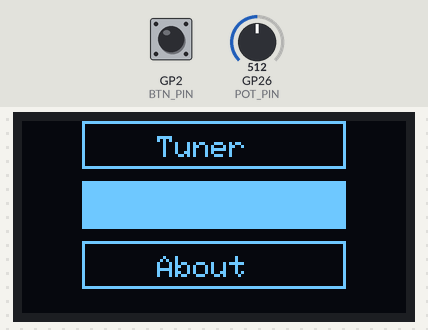
A program run on a simulated Raspberry Pi Pico. On the bench: 128×64 one-colour display. The test bench sets the inputs (shaded band); at power-on: GP2 (BTN_PIN) HIGH, GP26 (POT_PIN) = 512. Storage starts empty; what the program prints to the serial monitor is not drawn.

Above: at 2.5 s.
2.6 s: GP2 (BTN_PIN) pulled LOW for 0.15 s
At 3.5 s:
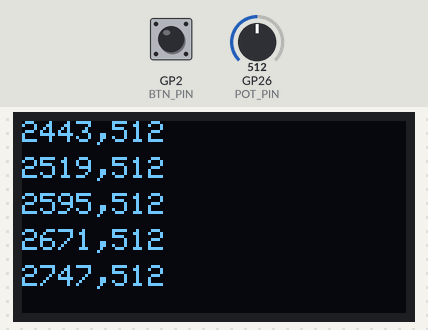
4.2 s: GP2 (BTN_PIN) pulled LOW for 1 s
At 5.3 s:
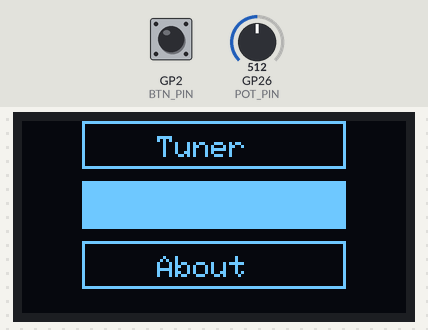
6.7 s: GP26 (POT_PIN) set to 670
9.7 s: GP26 (POT_PIN) set to 699
At 10.3 s:
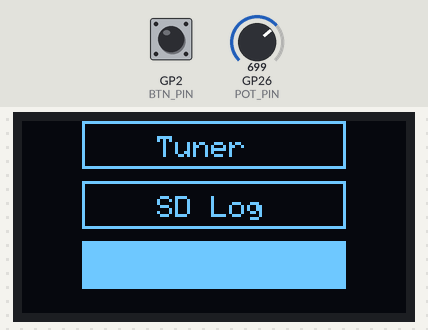
11.2 s: GP2 (BTN_PIN) pulled LOW for 0.15 s
At 12.5 s:
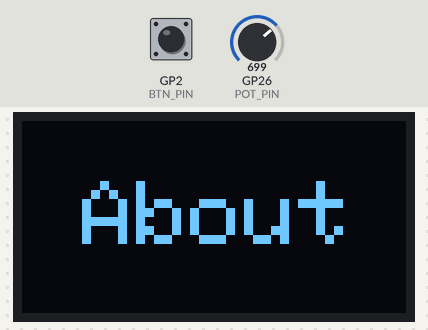
12.8 s: GP2 (BTN_PIN) pulled LOW for 3.2 s
At 13.9 s:
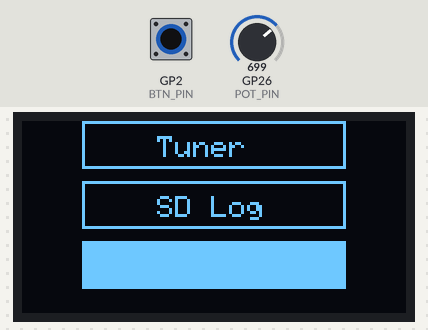
Timing chart, 0 to 15.8 s (numbered marks = the images above; inputs shaded):
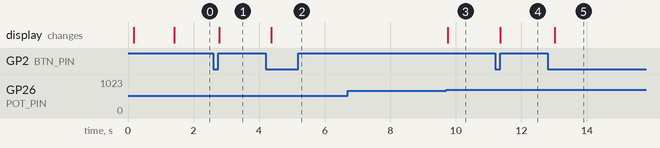

The program:

main.cpp
```cpp
#include <Arduino.h>
#include <Wire.h>            //TWI library      wire.begin(), wire.Setclock(), wire.Wrte, ect
#include <Adafruit_GFX.h>
#include <Adafruit_SSD1306.h>
#include <SdFat.h>
#include <SPI.h>

#define SCREEN_WIDTH 128
#define SCREEN_HEIGHT 64
#define DRAW_H 20
#define DRAW_W 88

static const char* ITEMS[] = {"Tuner", "SD Log", "About"};
static const int ITEM_COUNT = sizeof(ITEMS)/sizeof(ITEMS[0]);
#define OLED_RESET -1           // No reset pin on many I2C modules; share MCU reset
#define OLED_ADDR 0x3C

Adafruit_SSD1306 display(SCREEN_WIDTH, SCREEN_HEIGHT, &Wire, OLED_RESET);

constexpr int POT_PIN = 26;//may be different on Uno
constexpr int BTN_PIN = 2;
constexpr int CS_PIN = 17;

const float VREF = 3.3f;
const int   ADCMAX = 4095;
SdFat sd;
SdFile file;
bool sdReady = false;
bool redraw = false;

enum class Page: int{Menu, Tuner, MicroSD, About};
Page activePage = Page::Menu;
uint8_t menuIndex = 0;


int adcToMenuIndex(int adc) {
  // 3 equal buckets (0..1023) -> 0,1,2 with hysteresis
  static uint8_t sel = 0;
  static int lastChange = 0;
  int div = map(adc, 0, 1023, 0, (int)ITEM_COUNT); // range of 0 to 3

  const int HYST = 30; // ADC counts (~3%), prevents from drastic/shaky changes in OELD
  if (div != sel) {
    if (abs(adc - lastChange) > HYST) { sel = div; lastChange = adc; }
  }
  return sel;
}

void drawMenu(int selected){
    display.clearDisplay();
    display.setTextSize(1);
    //int w = map(raw, 0, ADCMAX, 0, SCREEN_WIDTH);     // remaps v to range of 0-1023 to the width of 0 to screen width
    //w = constrain(w,0,SCREEN_WIDTH);

    for(int i = 0; i < ITEM_COUNT; i++){
        display.drawRect(DRAW_H, 20*i, DRAW_W, 16, SSD1306_WHITE);               // (20,0) -> (20,20) = (+0, +20)
        display.setCursor(45, 5 +(20*i));             // (x,y) -> (0, 5) -> (+0, +20)
        display.print(ITEMS[i]);

        if (i == selected) {
        display.fillRect(DRAW_H, 20*i, DRAW_W, 16, SSD1306_WHITE);
  }
    }

   display.display();
}

void drawTuner(){
    display.clearDisplay();
    display.setTextSize(2);
    display.setCursor(8, 8);
    display.print(F("Tuner"));
    display.display();
    }

void drawBarScreen(){
  int raw = analogRead(A0);
  int w = map(raw, 0, ADCMAX, 0, SCREEN_WIDTH);     // remaps v to range of 0-1023 to the width of 0 to screen width
  w = constrain(w,0,SCREEN_WIDTH);
  display.clearDisplay();
  display.setTextSize(1);
  display.setCursor(0, 0);
  display.print(F("A0: ")); // use F to save RAM on uno
  display.print(raw);

  display.fillRect(0, 20, w, 14, SSD1306_WHITE);
  display.drawRect(0, 20, SCREEN_WIDTH, 14, SSD1306_WHITE); // change w to be affected by potentiometer.
  display.display();
}

void drawAbout(){
    display.clearDisplay();
    display.setTextSize(3);
    display.setCursor(20,20);
    display.print("About");
    display.display();
}

bool readButtonPressed() {
  static uint32_t lastChange = 0;
  static bool lastStable = false;
  static bool lastRead = true;
  bool raw = digitalRead(BTN_PIN); // true if pressed
  if (raw != lastRead) { lastRead = raw; lastChange = millis(); } ///updates last read time
  if (millis() - lastChange > 15) {  // debounce 15ms
    if (raw != lastStable) { lastStable = raw; return (lastStable == LOW); } // returns true
  }
  return false;
}

void drawMicroSD() {
  if (!sdReady) {
    display.clearDisplay();
    display.setTextSize(1);
    display.setCursor(0, 0);
    display.print(F("SD not ready"));
    display.display();
    return;
  }

  // Make sure recent writes are visible
  file.flush();

  SdFile rf;    // open logs
  if (!rf.open("log.csv", O_READ)) {
    display.clearDisplay();
    display.setTextSize(1);
    display.setCursor(0, 0);
    display.print(F("Open log.csv failed"));
    display.display();
    return;
  }

  // n lines
  const int N = 5;
  const int n_ch = 20;      // 20 char
  char lines[N][n_ch + 1];  // +1 for null terminator
  int count = 0, head = 0;

  char cur[n_ch + 1];
  int pos = 0;

  int c;
  while ((c = rf.read()) >= 0) {    // reads until eof
    if (c == '\r') continue;
    if (c == '\n') {  // new line
      cur[pos] = '\0';
      strncpy(lines[head], cur, n_ch + 1);      // head 0 -> 1,2,3,4,0 count = N, rewries over previous lines until last 5 are written
      head = (head + 1) % N;
      if (count < N) count++;
      pos = 0;               // start a new line
    }
    else {
      if (pos < n_ch) cur[pos++] = (char)c; // cuts long lines
    }
  }
  rf.close();

  // draw read lines from oldest first
  display.clearDisplay();
  display.setTextSize(1);
  int start = (head - count + N) % N; //  head = 4, start = 1
  for (int i = 0; i < count; i++) {     // prints newest lines first.
    int idx = (start + i) % N; //
    display.setCursor(0, i * 12);   // 12px line spacing looks nice
    display.print(lines[idx]);
  }

  display.display();
}

void setup() {
  Serial.begin(115200);
  //Serial.print("beat1 \n");
  pinMode(BTN_PIN, INPUT_PULLUP);
  Wire.setSDA(20);
  //Serial.print("beat2 \n");
  Wire.setSCL(21);
  Wire.begin();              // SDA and SCLK
  delay(100);
  //Serial.print("beat3 \n");
  SPI.begin();                               // SPI0: SCK=18 MISO=16 MOSI=19
  pinMode(CS_PIN, OUTPUT);
  digitalWrite(CS_PIN, HIGH);
  //Serial.print("beat4 \n");
  sdReady = sd.begin(CS_PIN, SD_SCK_MHZ(12));
  //Serial.print("beat5 \n");


  if(!display.begin(SSD1306_SWITCHCAPVCC, OLED_ADDR)) {
    Serial.println(F("SSD1306 init failed"));
    while (1) {}
  }
  if (!sdReady) {
    Serial.println("SD init failed (no card or wiring). Running without SD.");
  }
  if (sdReady) {
    Serial.println("SD OK.");
    if (!file.open("log.csv", O_WRITE | O_CREAT | O_AT_END)) {
      Serial.println("Open failed; logging disabled.");
      sdReady = false;
    } else if (file.fileSize() == 0) {
      file.println(F("millis,adc_A0"));
      file.flush();
    }
  }
  display.clearDisplay();
  display.setTextSize(2);            // 2x scale
  display.setTextColor(SSD1306_WHITE); // monochrome
  display.setCursor(0, 0);
  display.println(F("Hello OLED"));
  display.setTextSize(1);
  display.println(F("Arduino UNO + I^2C"));
  display.display();
  delay(1200);
}

void loop() {
    int raw = analogRead(A0);
  if (sdReady) {
   Serial.print("sd is Ready ");
    file.print(millis()); file.print(','); file.println(raw);
    file.flush();
  }
  //Serial.print("beat1");
    switch(activePage){

    case Page::Menu: {
      // pot only moves HIGHLIGHT, never changes the page:
      menuIndex = adcToMenuIndex(raw);
      drawMenu(menuIndex);
      if (readButtonPressed()) {
        activePage = (menuIndex == 0) ? Page::Tuner
                   : (menuIndex == 1) ? Page::MicroSD
                                      : Page::About;

        if (activePage == Page::MicroSD) redraw = true;
      }
    } break;

        case Page:: Tuner:{
            drawTuner();
            if (readButtonPressed()) activePage = Page::Menu;
        } break;

        case Page::MicroSD:{
          if(redraw){
              if(file.isOpen()) file.flush();
              drawMicroSD();
              redraw = false;
            }
          if (readButtonPressed()) activePage = Page::Menu;
        } break;

        case Page::About:{
            drawAbout();
            if(readButtonPressed()) activePage = Page::Menu;
        } break;

    }
  delay(50);
}
```

Measured:
- the behaviour switches between 681 and 682 on GP26 (POT_PIN) (found by bisection; images 2 and 3)
- after the input at 2.6 s, the display: changes after 0.18 s (image 1)
- after the input at 4.2 s, the display: changes after 0.17 s (image 2)
- after the input at 6.7 s, every drawn part: stays the same
- after the input at 9.7 s, the display: changes after 0.06 s (image 3)
- after the input at 11.2 s, the display: changes after 0.15 s (image 4)
- after the input at 12.8 s, the display: changes after 0.22 s (image 5)
